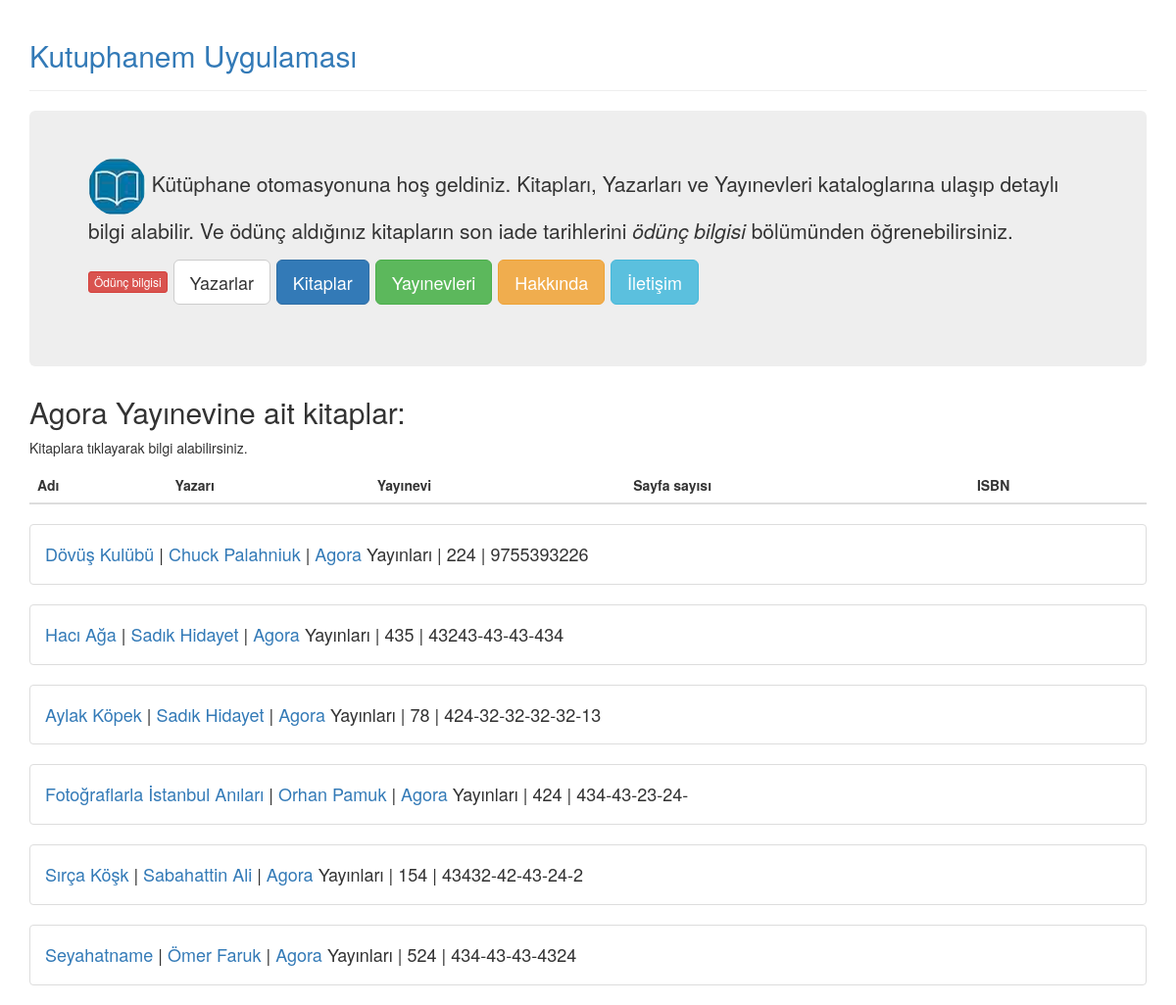
The page /publishers/2 on the database its author committed.
### library/models.py (models this page shows, shortened)
class Publisher(models.Model):
    pub = models.CharField(max_length=250)
    def __str__(self):
        return self.pub

class Book(models.Model):
    title = models.CharField(max_length=250)
    author = models.ForeignKey(Author, on_delete=models.CASCADE)
    publisher = models.ForeignKey(Publisher, on_delete=models.CASCADE)
    ISBN = models.CharField(max_length=250)
    page_amount = models.CharField(max_length=250)
    lendby = models.ForeignKey('auth.User', blank=True, null=True)
    lendperiod = models.DateField(blank=True, null=True)

class Author(models.Model):
    name = models.CharField(max_length=250)
    surname = models.CharField(max_length=250)
    date_of_birth = models.DateField()
    def __str__(self):
       return self.name + '  ' + self.surname

### library/views.py (the view)
# urls.py: url(r'^publishers/(?P<publisher_id>[0-9]+)$', views.publishersdetail, name='publishersdetail'),
def publishersdetail(request, publisher_id):
    try:
        publisher = Publisher.objects.get(pk=publisher_id)
    except Publisher.DoesNotExist:
        raise Http404("Boyle bir yayinevi yok")
    return render(request, 'library/publishersdetail.html', {'publisher': publisher})

### library/templates/library/publishersdetail.html (shortened to what this page needs)
{% extends 'library/base.html' %}
{% block body %}
<h2> {{publisher}} Yayınevine ait kitaplar:</h2>
  <p>Kitaplara tıklayarak bilgi alabilirsiniz.</p>
  <table class="table table-hover">
    <thead>
      <tr>
        <th>Adı</th>
        <th>Yazarı</th>
        <th>Yayınevi</th>
          <th>Sayfa sayısı</th>
          <th>ISBN</th>
      </tr>
    </thead>
</table>
    {% for book in publisher.book_set.all  %}
      <ul class="list-group">
          <li class="list-group-item"><h4>
<a href="/all_books/{{ book.id }}"> {{book.title}} </a> |
          <a href="/books/{{ book.author.id }}"> {{book.author}}</a> |
          <a href="/publishers/{{ book.publisher.id }}"> {{book.publisher}}  </a> Yayınları |
          {{book.page_amount}} |
          {{book.ISBN}}</h4>
          </li>
          </ul>
    {% endfor %}
{% endblock %}

### rows shown on the page
Publisher: pub "Agora"
Book: title "Dövüş Kulübü", author "Chuck Palahniuk", publisher "Agora", page_amount "224", ISBN "9755393226"
Book: title "Hacı Ağa", author "Sadık Hidayet", publisher "Agora", page_amount "435", ISBN "43243-43-43-434"
Book: title "Aylak Köpek", author "Sadık Hidayet", publisher "Agora", page_amount "78", ISBN "424-32-32-32-32-13"
Book: title "Fotoğraflarla İstanbul Anıları", author "Orhan Pamuk", publisher "Agora", page_amount "424", ISBN "434-43-23-24-"
Book: title "Sırça Köşk", author "Sabahattin Ali", publisher "Agora", page_amount "154", ISBN "43432-42-43-24-2"
Book: title "Seyahatname", author "Ömer Faruk", publisher "Agora", page_amount "524", ISBN "434-43-43-4324"
